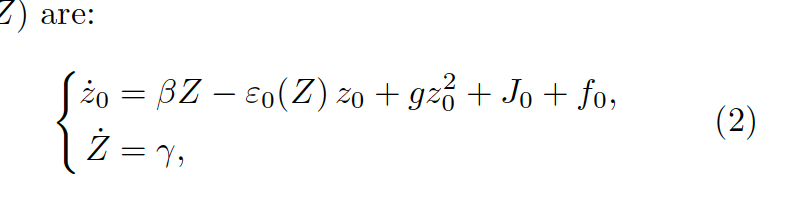
#> input picture fedichev/images/image.png, 790 x 208 px; its folder holds only this picture in this run
$ python -i slides.py   (imports and definitions only)
#> lines starting #> are read from the running program, lines starting #| are printed output that depends on the picture
"""Pick one frame per slide from a talk video, then clean up duplicates with OCR.

Pass 1 (detect): sample the video at 1 fps as tiny grayscale thumbnails, ignore pixels that change constantly
(speaker / camera regions), find stretches where the rest of the frame holds still for >= 3 s, and keep one
frame per distinct stretch. Slide builds collapse into the finished slide.

Pass 2 (dedupe): camera pans/zooms and a speaker walking in front of the screen fool pass 1, so OCR every
saved frame and merge neighbours with the same text (or where one's text contains the other's). Text-poor
frames (photos, camera shots) only merge when nearly pixel-identical: a leftover duplicate beats a lost slide.
Writes index.md (slide -> time -> OCR'd title).
"""
import glob
import os
import re
import subprocess
from collections import Counter

import numpy as np
from PIL import Image, ImageFilter

W, H = 160, 90


# ---------- pass 1: detect slide changes in the video ----------

# [42 lines left out: functions frames, detect, export, not called in this run]


# ---------- pass 2: OCR-based duplicate cleanup ----------

def _small(path, w=192, h=108):
#> called with path = '../fedichev/images/image.png', w = 192, h = 108
    return np.asarray(Image.open(path).convert("L").resize((w, h)).filter(ImageFilter.GaussianBlur(1)), np.float32)
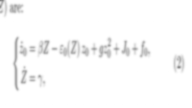
#> returned value: shape (108, 192) float32; min 137, max 255, mean 250.4


# [63 lines left out: functions pixel_dist, _ocr, _same_slide, dedupe, not called in this run]

>>> result = _small('../fedichev/images/image.png')
